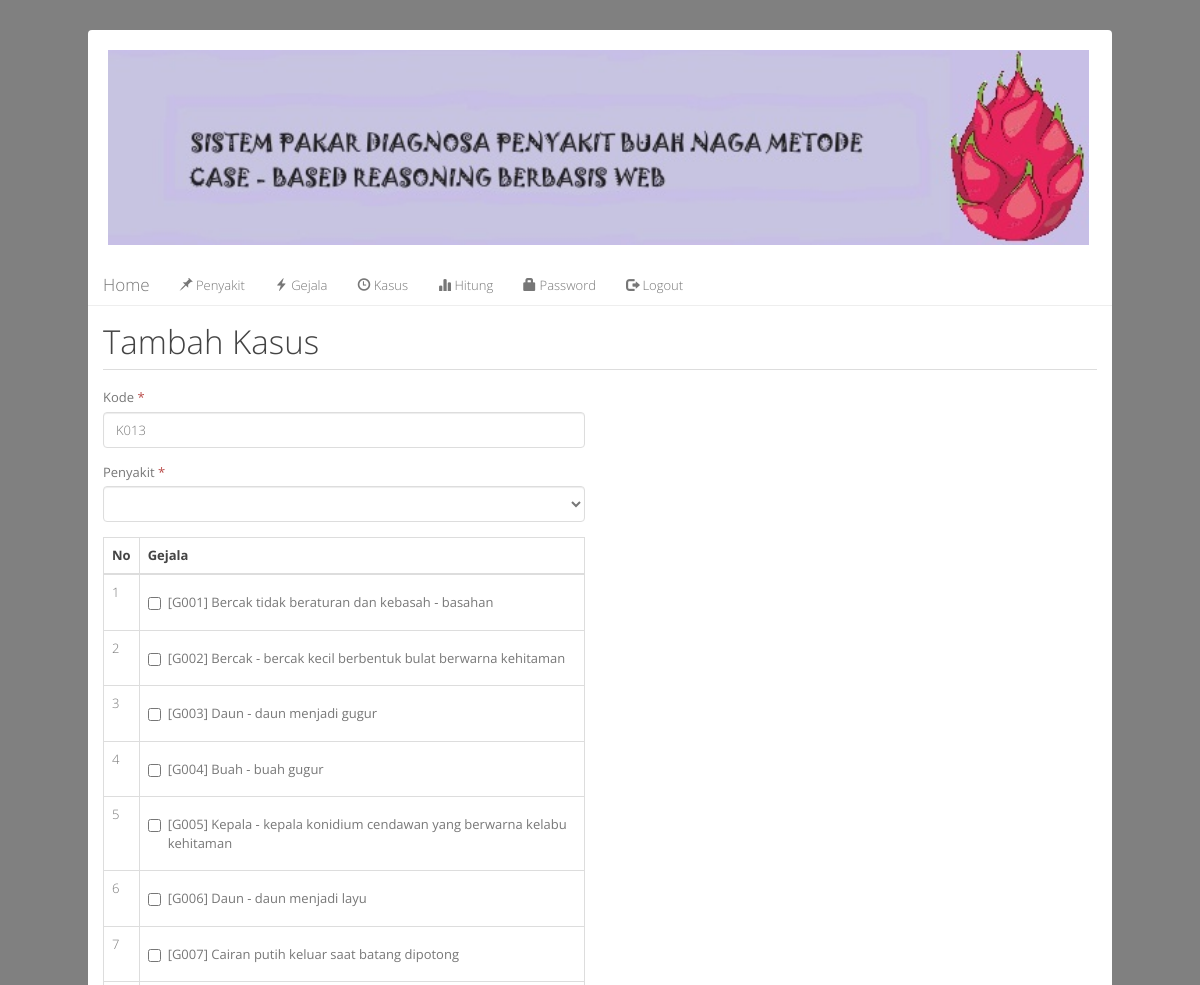
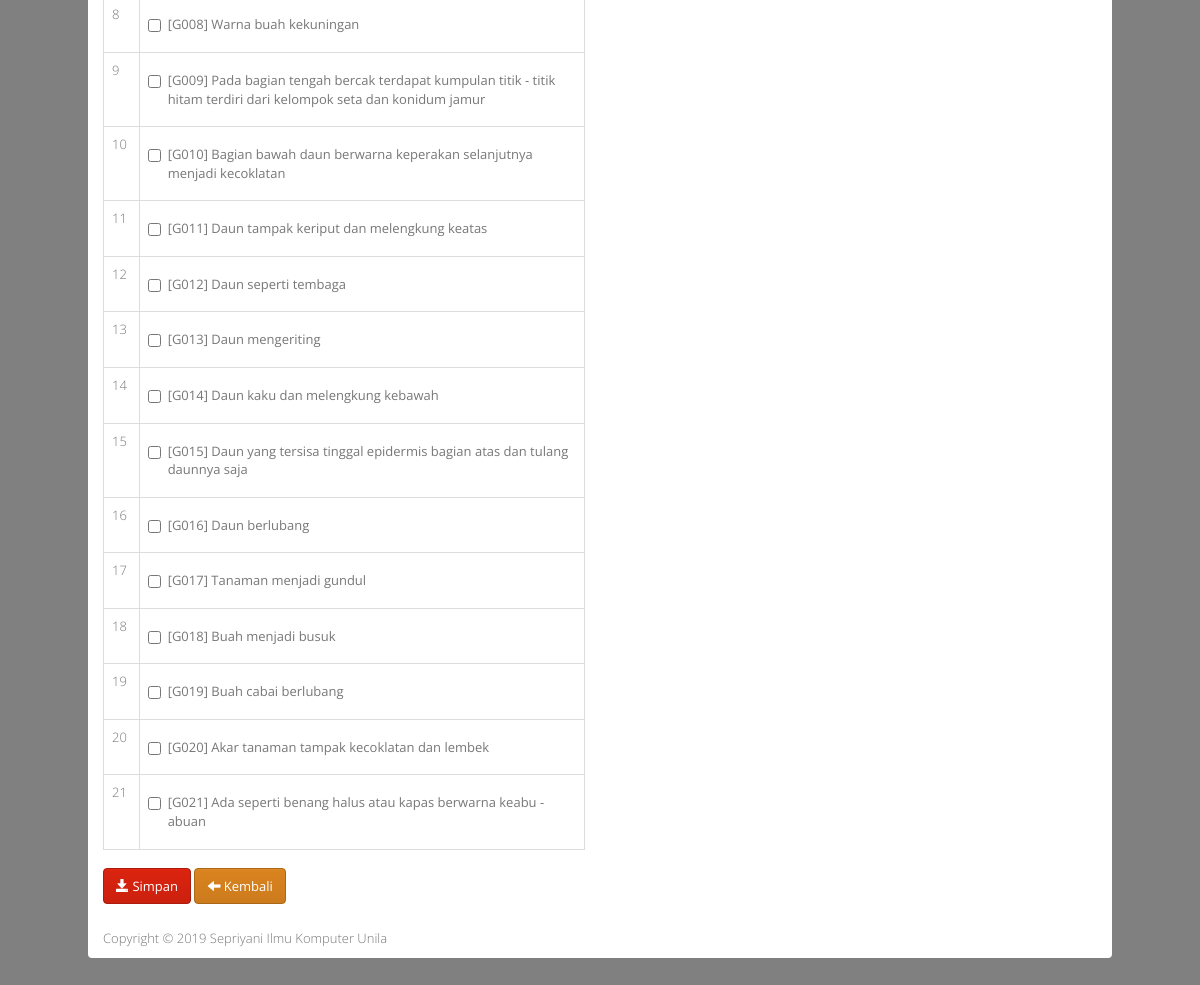
Screenshot of /index.php?m=kasus_tambah (signed in) with the database file from the repository (2 pictures, top to bottom).
### tables this page shows
CREATE TABLE `tb_gejala` (
  `kode_gejala` varchar(16) NOT NULL,
  `nama_gejala` varchar(255) NOT NULL DEFAULT '',
  `bobot` double NOT NULL DEFAULT '0',
  PRIMARY KEY (`kode_gejala`)
);

### config.php (called while the page is built)
<?php
$config["server"]='localhost';
$config["username"]='root';
$config["password"]='';
$config["database_name"]='cbr_bobot';

### includes/db.php (called while the page is built, shortened)
<?php
class DB{
    var $conn = null;
    public function __construct($host, $username, $passwd, $dbname){
        $this->conn = mysqli_connect($host, $username, $passwd, $dbname);
    }
    public function query($sql){
        $query = mysqli_query($this->conn, $sql) or die('<pre>Error mysqli_query: ' . mysqli_error($this->conn) . '<br />' . $sql . '</pre>');
        return $query;
    }
    public function get_results($sql){
        $query = $this->query($sql);
        $arr = array();
        while($row = mysqli_fetch_object($query)){
            $arr[] = $row;
        }
        return $arr;
    }
    public function get_var($sql){
        $query = $this->query($sql);
        $row = mysqli_fetch_row($query);
        return $row[0];
    }
}

### functions.php (the view, shortened to what this page needs)
<?php
include'config.php';
include'includes/db.php';
$db = new DB($config['server'], $config['username'], $config['password'], $config['database_name']);
$GEJALA  = array();
$rows = $db->get_results("SELECT * FROM tb_gejala ORDER BY kode_gejala");
foreach ($rows as $row) {
    $GEJALA[$row->kode_gejala] = $row;
}
function set_value($key = null, $default = null){
    return $default;
}
function kode_oto($field, $table, $prefix, $length){
    global $db;
    $var = $db->get_var("SELECT $field FROM $table WHERE $field REGEXP '{$prefix}[0-9]{{$length}}' ORDER BY $field DESC");
    if($var){
        return $prefix . substr( str_repeat('0', $length) . (substr($var, - $length) + 1), - $length );
    } else {
        return $prefix . str_repeat('0', $length - 1) . 1;
    }
}
function get_penyakit_option($selected = ''){
    global $db;
    $rows = $db->get_results("SELECT kode_penyakit, nama_penyakit FROM tb_penyakit ORDER BY kode_penyakit");
    foreach($rows as $row){
        if($row->kode_penyakit==$selected)
            $a.="<option value='$row->kode_penyakit' selected>[$row->kode_penyakit] $row->nama_penyakit</option>";
        else
            $a.="<option value='$row->kode_penyakit'>[$row->kode_penyakit] $row->nama_penyakit</option>";
    }
    return $a;
}

### kasus_tambah.php (shortened to what this page needs)
<div class="page-header">
    <h1>Tambah Kasus</h1>
</div>
<div class="row">
    <div class="col-sm-6">
        <form method="post">
            <div class="form-group">
                <label>Kode <span class="text-danger">*</span></label>
                <input class="form-control" type="text" name="kode_kasus" value="<?=set_value('kode_kasus', kode_oto('kode_kasus', 'tb_kasus', 'K', 3))?>"/>
            </div>
            <div class="form-group">
                <label>Penyakit <span class="text-danger">*</span></label>
                <select class="form-control" name="kode_penyakit">
                    <option value=""></option>
                    <?=get_penyakit_option(set_value('kode_penyakit'))?>
                </select>
            </div>
            <div class="table-responsive">
                <table class="table table-bordered">
                    <thead><tr>
                        <th>No</th>
                        <th>Gejala</th>
                    </tr></thead>
                    <?php
                    $no = 1;
                    foreach($GEJALA as $key => $val): ?>
                    <tr>
                        <td><?=$no++?></td>
                        <td>
                            <div class="checkbox">
                                <label>
                                    <input type="checkbox" name="gejala[<?=$key?>]" value="<?=$key?>" <?=$_POST['gejala'][$key] ? 'checked' : ''?> /> [<?=$key?>] <?=$val->nama_gejala?>
                                </label>
                            </div>
                        </td>
                    </tr>
                    <?php endforeach?>
                </table>
            </div>
            <div class="form-group">
                <button class="btn btn-primary"><span class="glyphicon glyphicon-save"></span> Simpan</button>
                <a class="btn btn-danger" href="?m=relasi"><span class="glyphicon glyphicon-arrow-left"></span> Kembali</a>
            </div>
        </form>
    </div>
</div>

### assets/css/general.css (style rules this page uses)
.page-header { margin-top: 0; padding-bottom: 0; }
.page-header h1 { margin-top: 0; }
body { background: gray; }

### rows the page displays
tb_gejala: key "G001", nama_gejala "Bercak tidak beraturan dan kebasah - basahan"
tb_gejala: key "G002", nama_gejala "Bercak - bercak kecil berbentuk bulat berwarna kehitaman"
tb_gejala: key "G003", nama_gejala "Daun - daun menjadi gugur"
tb_gejala: key "G004", nama_gejala "Buah - buah gugur"
tb_gejala: key "G005", nama_gejala "Kepala - kepala konidium cendawan yang berwarna kelabu kehitaman"
tb_gejala: key "G006", nama_gejala "Daun - daun menjadi layu"
tb_gejala: key "G007", nama_gejala "Cairan putih keluar saat batang dipotong"
tb_gejala: key "G008", nama_gejala "Warna buah kekuningan"
tb_gejala: key "G009", nama_gejala "Pada bagian tengah bercak terdapat kumpulan titik - titik hitam terdiri dari kelompok seta dan konidum jamur"
tb_gejala: key "G010", nama_gejala "Bagian bawah daun berwarna keperakan selanjutnya menjadi kecoklatan"
tb_gejala: key "G011", nama_gejala "Daun tampak keriput dan melengkung keatas"
tb_gejala: key "G012", nama_gejala "Daun seperti tembaga"
tb_gejala: key "G013", nama_gejala "Daun mengeriting"
tb_gejala: key "G014", nama_gejala "Daun kaku dan melengkung kebawah"
tb_gejala: key "G015", nama_gejala "Daun yang tersisa tinggal epidermis bagian atas dan tulang daunnya saja"
tb_gejala: key "G016", nama_gejala "Daun berlubang"
tb_gejala: key "G017", nama_gejala "Tanaman menjadi gundul"
tb_gejala: key "G018", nama_gejala "Buah menjadi busuk"
tb_gejala: key "G019", nama_gejala "Buah cabai berlubang"
tb_gejala: key "G020", nama_gejala "Akar tanaman tampak kecoklatan dan lembek"
tb_gejala: key "G021", nama_gejala "Ada seperti benang halus atau kapas berwarna keabu - abuan"
